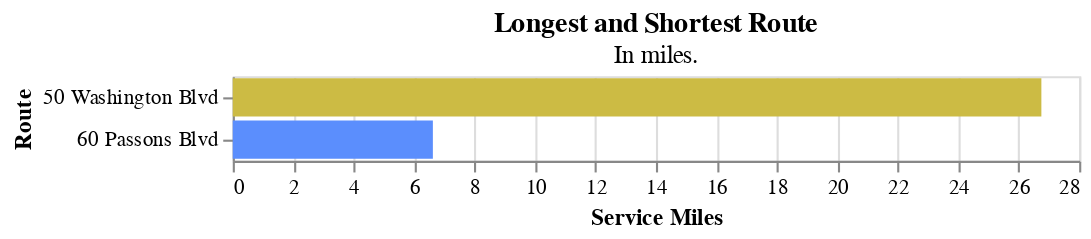

Notebook code cell kept with this figure:
### Code cell
try:
    longest_shortest_df = section1.shortest_longest_route(operator_route_map)
    display(
        section1.basic_bar_chart(
            longest_shortest_df,
            "Service Miles",
            "Route",
            readable_dict["longest_shortest_route"]["title"],
            readable_dict["longest_shortest_route"]["subtitle"],
        )
    )
except:
    pass

### Figure 1 — Vega-Lite specification as saved in the notebook (floating-point values rounded to 4 significant figures)
{"config": {"view": {"continuousWidth": 300, "continuousHeight": 300}}, "data": {"name": "data-ddd027c663b44a52f0e01f6419d2e961"}, "mark": {"type": "bar"}, "encoding": {"color": {"field": "Route", "legend": null, "scale": {"range": ["#ccbb44", "#5b8efd", "#dd217d"]}, "title": "Route", "type": "nominal"}, "tooltip": [{"field": "Service Miles", "type": "quantitative"}, {"field": "Route", "type": "nominal"}], "x": {"field": "Service Miles", "title": "Service Miles", "type": "quantitative"}, "y": {"field": "Route", "title": "Route", "type": "nominal"}}, "title": {"text": ["Longest and Shortest Route"], "subtitle": ["In miles."]}, "width": 400, "$schema": "https://vega.github.io/schema/vega-lite/v5.17.0.json", "datasets": {"data-ddd027c663b44a52f0e01f6419d2e961": [{"Route": " 60 Passons Blvd", "Service Miles": 6.62}, {"Route": " 50 Washington Blvd", "Service Miles": 26.75}]}}
